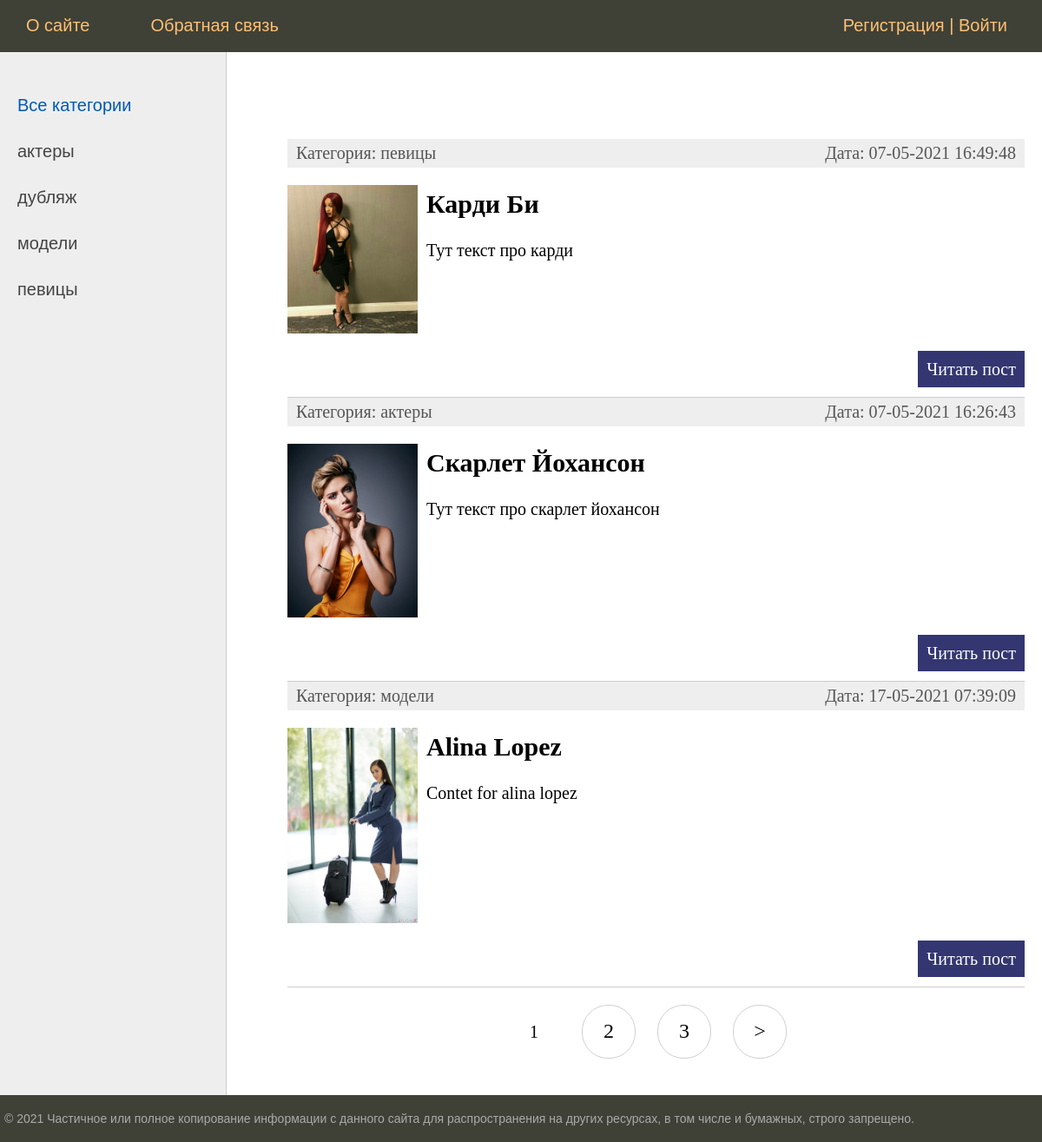
Before: / with the older database file.
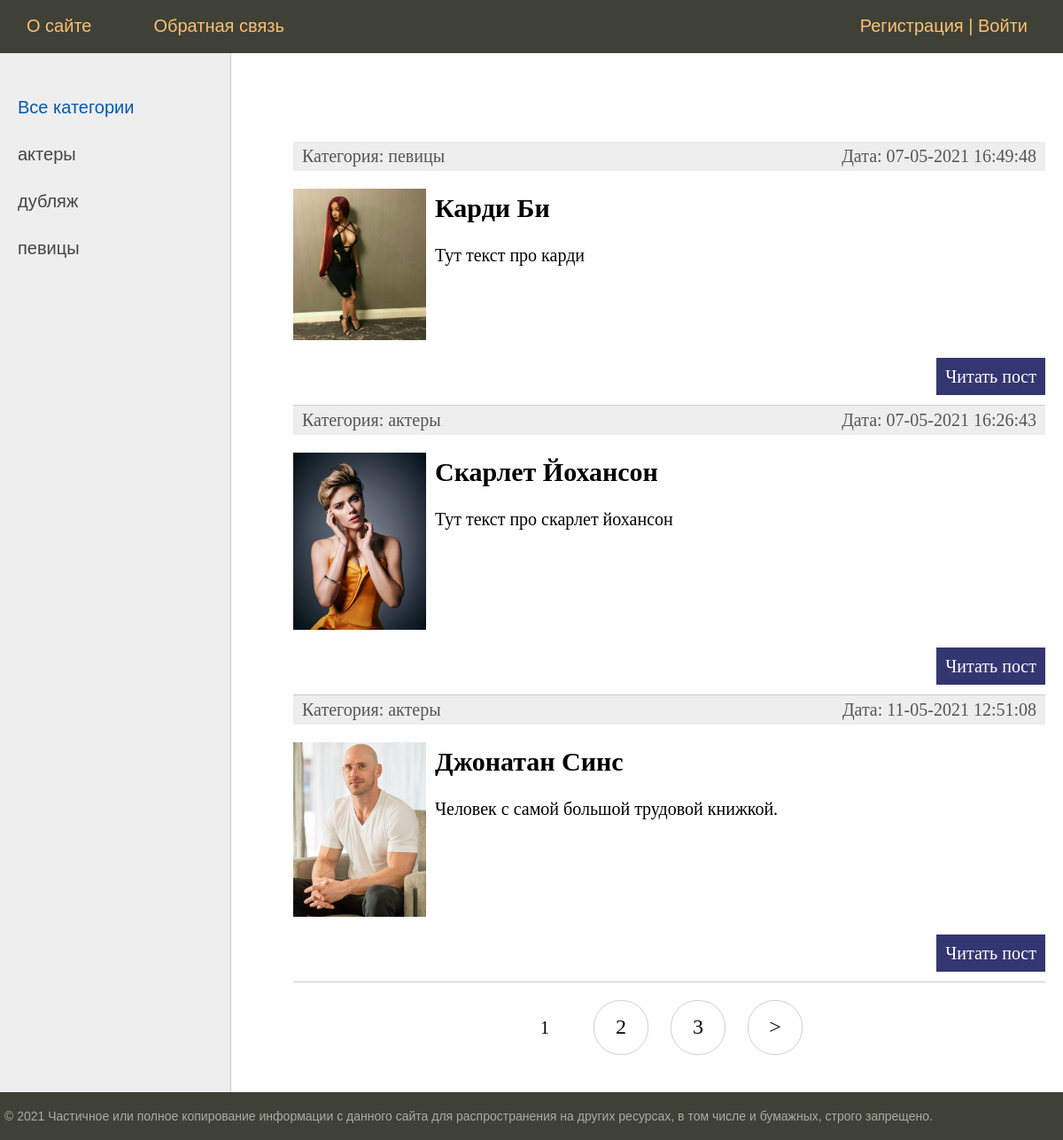
After: the same page with the newer database file.
### substation/models.py (models this page shows, shortened)
class Category(models.Model):
    name = models.CharField(max_length=255, db_index=True, verbose_name="Категория")
    slug = models.SlugField(max_length=255, unique=True, db_index=True, verbose_name="URL")
    def __str__(self):
        return self.name
    def get_absolute_url(self):
        return reverse('category', kwargs={'cat_slug': self.slug})
    class Meta:
        verbose_name = 'Категория'
        verbose_name_plural = 'Категории'
        ordering = ['id']

class Testing(models.Model):
    title = models.CharField(max_length=255, verbose_name='Заголовок')
    slug = models.SlugField(max_length=255, unique=True, db_index=True, verbose_name="URL")
    content = models.TextField(blank=True)
    photo = models.ImageField(upload_to="photos/%y/%m/%d/", verbose_name='Фотография')
    time_create = models.DateTimeField(auto_now_add=True, verbose_name='Время создания')
    time_update = models.DateTimeField(auto_now=True, verbose_name='Время обновления')
    is_published = models.BooleanField(default=True, verbose_name='Опубликовано')
    cat = models.ForeignKey('Category', on_delete=models.PROTECT, null=True, verbose_name='Категория')
    def get_absolute_url(self):
        return reverse('post', kwargs={'post_slug': self.slug})
    class Meta:
        verbose_name = 'Известные женщины'
        verbose_name_plural = 'Известные женщины'
        ordering = ['time_create', 'title']

### substation/views.py (the view)
# urls.py: path('', TestingHome.as_view(), name="home"),
class TestingHome(DataMixin, ListView):
    model = Testing
    template_name = 'substation/index.html'
    context_object_name = 'posts'
    def get_context_data(self, *, object_list=None, **kwargs):
        context = super().get_context_data(**kwargs)
        c_def = self.get_user_context(title='Главная страница')
        context = dict(list(context.items()) + list(c_def.items()))
        return context
    def get_queryset(self):
        return Testing.objects.filter(is_published=True).select_related('cat')

### substation/utils.py (called while the page is built)
    def get_user_context(self, **kwargs):
        context = kwargs
        cats = cache.get('cats')
        if not cats:
            cats = Category.objects.annotate(Count('testing'))
            cache.set('cats', cats, 60)
        user_menu = menu.copy()
        if not self.request.user.is_authenticated:
            user_menu.pop(1)
        context['menu'] = user_menu
        context['cats'] = cats
        if 'cat_selected' not in context:
            context['cat_selected'] = 0
        return context

### templates/substation/index.html (shortened to what this page needs)
{% extends 'substation/base.html' %}
{% block content %}
<ul class="list-articles">
	{% for p in posts %}
        <li>
            <div class="article-panel">
                <p class="first">Категория: {{ p.cat }}</p>
                <p class="last">Дата: {{ p.time_update|date:"d-m-Y H:i:s" }}</p>
            </div>
        {% if p.photo %}
            <p><img class="img-article-left thumb" src="{{ p.photo.url }}"></p>
        {% endif %}
        <h2>{{p.title}}</h2>
	{% autoescape on %}
	{{p.content|linebreaks|truncatewords:50}}
	{% endautoescape %}
			<p class="link-read-post"><a href="{{ p.get_absolute_url }}">Читать пост</a></p>
        </li>
	{% endfor %}
</ul>
{% endblock %}

### templates/substation/base.html (shortened to what this page needs)
{% load static %}
{% load testing_tags %}
<!DOCTYPE html>
<html>
<head>
	<link type="text/css" href="{% static 'substation/css/styles.css' %}" rel="stylesheet" />
</head>
<body>
<table class="table-page" border=0 cellpadding="0" cellspacing="0">
<tr><td valign=top>
<div class="header">
    <ul id="mainmenu" class="mainmenu">
        {% block mainmenu %}
        {% for m in menu %}
            <li><a href="{% url m.url_name %}">{{m.title}}</a></li>
        {% endfor %}
        {% if request.user.is_authenticated %}
            <li class="last"><a>{{ user.username }}</a> | <a href="{% url 'logout' %}">Выйти</a></li>
        {% else %}
            <li class="last"><a href="{% url 'register' %}">Регистрация</a> | <a href="{% url 'login' %}">Войти</a></li>
        {% endif %}
        {% endblock mainmenu %}
    </ul>
</div>
<table class="table-content" border=0 cellpadding="0" cellspacing="0">
<tr>
	<td valign="top" class="left-chapters">
	<ul id="leftchapters">
        {% if cat_selected == 0 %}
            <li class="selected">Все категории</li>
        {% else%}
            <li class="selected"><a href="{% url 'home' %}">Все категории</a></li>
        {% endif %}
        {% for c in cats %}
            {% if c.testing__count > 0 %}
                {% if c.pk == cat_selected %}
                    <li class="selected">{{ c.name }}</li>
                {% else %}
                    <li><a href="{{ c.get_absolute_url }}">{{ c.name }}</a></li>
                {% endif %}
            {% endif %}
        {% endfor %}
	</ul>
</td>
<td valign="top" class="content">
	<div class="content-text">
{% block content %}
{% endblock %}
    {% if page_obj.has_other_pages %}
        <nav class="list-pages">
            <ul>
                {% for p in paginator.page_range %}
                    {% if page_obj.number == p%}
                        <li class="page-num page-num-selected">{{ p }}</li>
                    {% elif p >= page_obj.number|add:-2 and p <= page_obj.number|add:2 %}
                        <li class="page-num">
                            <a href="?page={{ p }}"> {{ p }}</a>
                        </li>
                    {% endif %}
                {% endfor %}
                {% if page_obj.has_next %}
                    <li class="page-num">
                        <a href="?page={{ page_obj.next_page_number }}">&gt;</a>
                    </li>
                {% endif %}
            </ul>
        </nav>
    {% endif %}
	</div>
</td></tr></table>
</td></tr>
<tr><td valign=top>
	<div id="footer">
		<p>&copy; 2021 Частичное или полное копирование информации с данного сайта для распространения на других ресурсах, в том числе и бумажных, строго запрещено.</p>
	</div>
</td></tr></table>
</body>
</html>

### substation/static/substation/css/styles.css (style rules this page uses)
html, body { font-family: 'Arial'; margin: 0; padding: 0; height: 100%; width: 100%; color: #444; }
a { color: #0059b2; text-decoration: none; }
img { max-width: 600px; height: auto; }
img.img-article-left { max-width: 300px; height: auto; float: left; padding: 0 10px 10px 0; }
img.img-article-left.thumb { max-width: 150px; height: auto; }
p.link-read-post { text-align: right; }
p.link-read-post a { padding: 10px; min-width: 100px; background: #333671; color: #fff; text-decoration: none; }
div.article-panel { background: #eee; padding: 5px 10px 5px 10px; box-sizing: border-box; overflow: hidden; color: #555; }
div.article-panel p.first { margin: 0; float: left; }
div.article-panel p.last { margin: 0; float: right; }
ul.list-articles { list-style: none; margin: 0; padding: 0; }
ul.list-articles li { border-bottom: 1px solid #ccc; }
.table-page { width: 100%; height: 100%; vertical-align: top; }
.table-page tr { height: 100%; }
.header { background: #3F4137; height: 60px; }
ul.mainmenu { list-style: none; margin: 0; padding: 0; height: 60px; color: #fdc073; font-size: 20px; overflow: hidden; }
ul.mainmenu li { float: left; margin: 18px 40px 0 30px; }
ul.mainmenu li.last { float: right; }
ul.mainmenu li a { color: #fdc073; text-decoration: none; }
.table-content { width: 100%; min-height: 100%; height: 100%; }
.left-chapters { margin: 0; background: #eee; border-right: 1px solid #ccc; min-height: 100%; }
.left-chapters ul { width: 230px; min-height: 100%; margin: 0; padding: 20px 10px 10px 20px; list-style: none; font-size: 20px; }
.left-chapters ul li { margin: 30px 0 0 0; color: #999; }
.left-chapters ul li.selected { color: #0059b2; }
.left-chapters ul li a { color: #444; text-decoration: none; }
.content { padding: 40px 20px 20px 40px; width: 100%; box-sizing: border-box; }
.content-text { margin: 60px 0 0 30px; color: #000; font-size: 20px; font-family: Yandex Sans Display Light; }
#footer { box-sizing: border-box; background: #3F4137; padding: 5px; color: #aaa; font-size: 14px; font-family: Verdana, Geneva, Arial, Helvetica; text-align: left; overflow: hidden; }
.list-pages { text-align: center; margin: 0 0 20px 0; }
.list-pages ul { margin: 20px 0 0 0; padding: 0; list-style: none; }
.list-pages ul li { display: inline-block; margin: 0 20px 0 0; }
.list-pages a { color: #000; font-size: 24px; text-decoration: none; }
.list-pages .page-num, .page-num-selected { display: inline-block; width: 60px; height: 44px; padding: 16px 0 0 0; border: 1px solid #d0d0d0; border-radius: 30px; }
.list-pages .page-num-selected { border: none; color: #000; font-size: 20px; }

Changed rows visible on the page:
no longer on this page (row unchanged): Category: name "модели"
removed Testing: cat "модели", time_update "17-05-2021 07:39:09", photo (picture), title "Alina Lopez", content "Contet for alina lopez"
now on this page (row unchanged): Testing: cat "актеры", time_update "11-05-2021 12:51:08", photo (picture), title "Джонатан Синс", content "Человек с самой большой трудовой книжкой."
